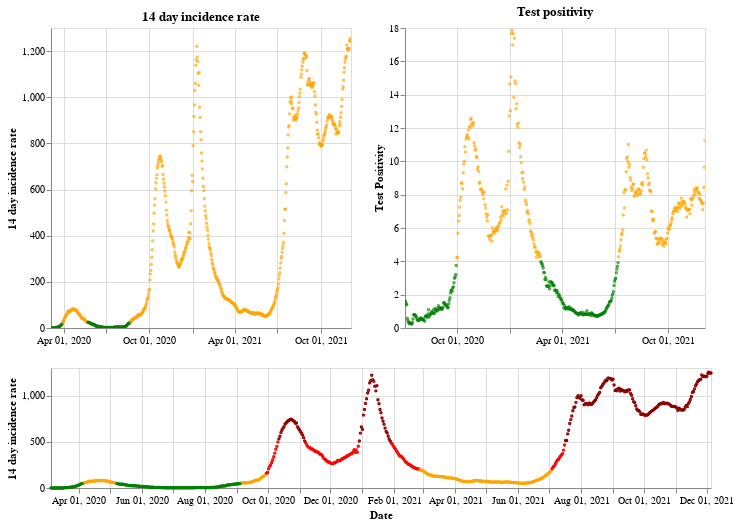

Write notebook code for a chart like this one.
### Markdown cell above
## Northern Ireland

### Code cell
plot_traffic_light('Northern Ireland')

### Figure 1 — Vega-Lite specification as saved in the notebook (floating-point values rounded to 4 significant figures; data arrays with more than 128 entries replaced by an {"elided": "..."} marker saying what was removed)
{"config": {"view": {"continuousWidth": 400, "continuousHeight": 300}}, "vconcat": [{"hconcat": [{"mark": {"type": "point", "size": 2}, "encoding": {"color": {"condition": {"value": "green", "test": "(datum.twoWeeklyCasesRate <= 25)"}, "value": "orange"}, "tooltip": [{"type": "nominal", "field": "areaName"}, {"type": "temporal", "field": "date"}, {"type": "quantitative", "field": "twoWeeklyCasesRate"}, {"type": "quantitative", "field": "testPositivity"}], "x": {"type": "temporal", "axis": {"title": ""}, "field": "date", "scale": {"domain": {"selection": "DateBrush"}}, "timeUnit": "yearmonthdate"}, "y": {"type": "quantitative", "axis": {"title": "14 day incidence rate"}, "field": "twoWeeklyCasesRate"}}, "title": "14 day incidence rate", "width": 300}, {"mark": {"type": "point", "size": 2}, "encoding": {"color": {"condition": {"value": "green", "test": "(datum.testPositivity <= 4)"}, "value": "orange"}, "tooltip": [{"type": "nominal", "field": "areaName"}, {"type": "temporal", "field": "date"}, {"type": "quantitative", "field": "twoWeeklyCasesRate"}, {"type": "quantitative", "field": "testPositivity"}], "x": {"type": "temporal", "axis": {"title": ""}, "field": "date", "scale": {"domain": {"selection": "DateBrush"}}, "timeUnit": "yearmonthdate"}, "y": {"type": "quantitative", "axis": {"title": "Test Positivity"}, "field": "testPositivity"}}, "title": "Test positivity", "width": 300}]}, {"layer": [{"mark": {"type": "point", "size": 2}, "encoding": {"color": {"condition": {"value": "orange", "test": "(((datum.testPositivity < 4) && (datum.twoWeeklyCasesRate >= 50)) && (datum.twoWeeklyCasesRate < 200))"}, "value": "red"}, "opacity": {"condition": {"value": 1, "test": "((datum.twoWeeklyCasesRate >= 50) && (datum.twoWeeklyCasesRate < 500))"}, "value": 0}, "tooltip": [{"type": "nominal", "field": "areaName"}, {"type": "temporal", "field": "date"}, {"type": "quantitative", "field": "twoWeeklyCasesRate"}, {"type": "quantitative", "field": "testPositivity"}], "x": {"type": "temporal", "axis": {"title": "Date"}, "field": "date", "timeUnit": "yearmonthdate"}, "y": {"type": "quantitative", "axis": {"title": "14 day incidence rate"}, "field": "twoWeeklyCasesRate"}}, "selection": {"DateBrush": {"type": "interval", "encodings": ["x"], "fields": ["Time"]}}}, {"mark": {"type": "point", "size": 2}, "encoding": {"color": {"value": "darkred"}, "opacity": {"condition": {"value": 1, "test": "(datum.twoWeeklyCasesRate >= 500)"}, "value": 0}, "tooltip": [{"type": "nominal", "field": "areaName"}, {"type": "temporal", "field": "date"}, {"type": "quantitative", "field": "twoWeeklyCasesRate"}, {"type": "quantitative", "field": "testPositivity"}], "x": {"type": "temporal", "axis": {"title": "Date"}, "field": "date", "timeUnit": "yearmonthdate"}, "y": {"type": "quantitative", "axis": {"title": "14 day incidence rate"}, "field": "twoWeeklyCasesRate"}}}, {"mark": {"type": "point", "size": 2}, "encoding": {"color": {"condition": {"value": "green", "test": "((datum.testPositivity < 4) && (datum.twoWeeklyCasesRate < 50))"}, "value": "orange"}, "opacity": {"condition": {"value": 1, "test": "(datum.twoWeeklyCasesRate < 50)"}, "value": 0}, "tooltip": [{"type": "nominal", "field": "areaName"}, {"type": "temporal", "field": "date"}, {"type": "quantitative", "field": "twoWeeklyCasesRate"}, {"type": "quantitative", "field": "testPositivity"}], "x": {"type": "temporal", "axis": {"title": "Date"}, "field": "date", "timeUnit": "yearmonthdate"}, "y": {"type": "quantitative", "axis": {"title": "14 day incidence rate"}, "field": "twoWeeklyCasesRate"}}}], "height": 120, "width": 660}], "data": {"name": "data-71da888728883b05f8e1cf18ee013831"}, "$schema": "https://vega.github.io/schema/vega-lite/v4.8.1.json", "datasets": {"data-71da888728883b05f8e1cf18ee013831": {"elided": "641 records"}}}
